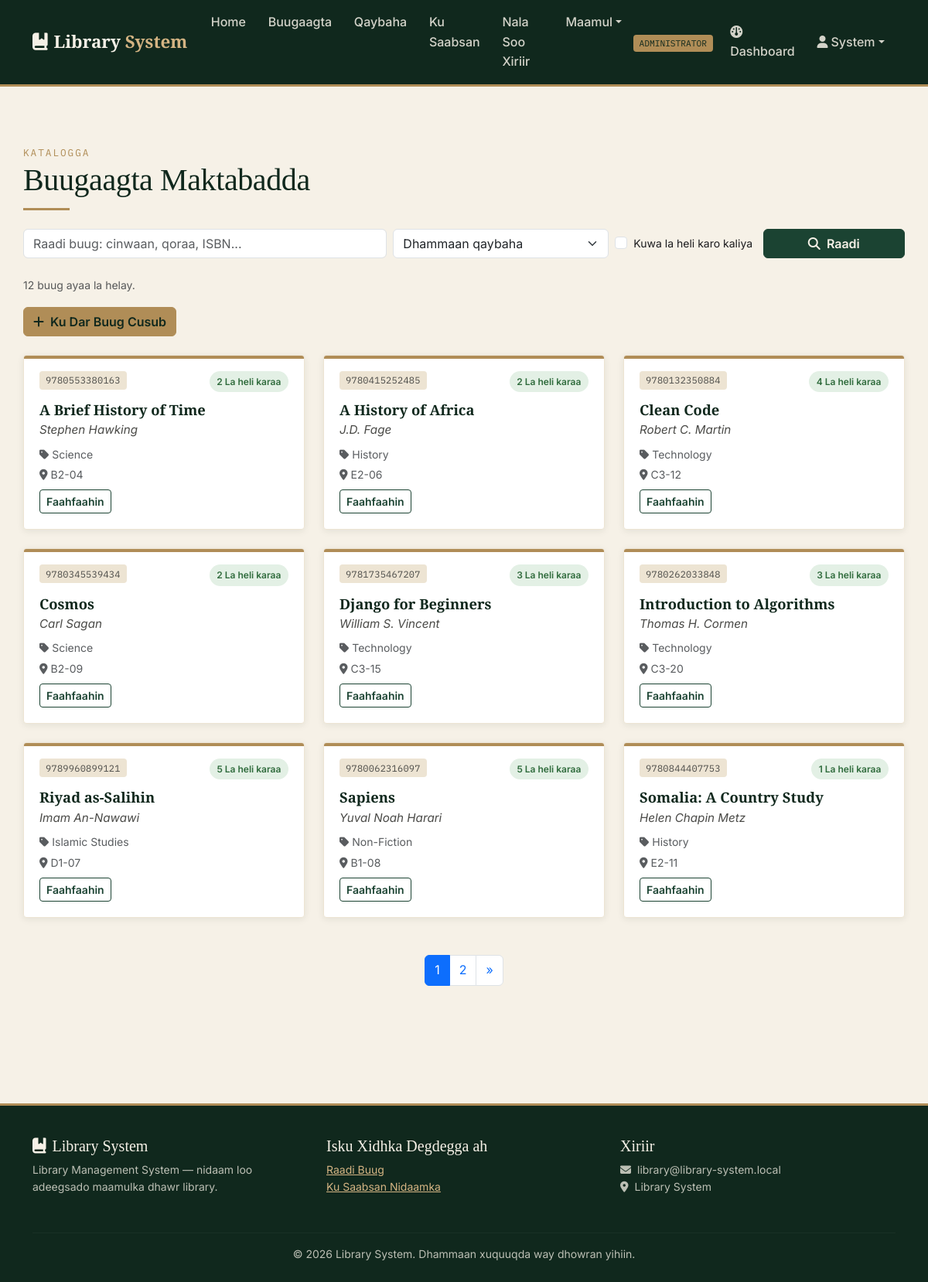
Page /catalog/books/ (signed in) on the committed database.
### accounts/models.py (models this page shows, shortened)
class User(AbstractUser):
    class Role(models.TextChoices):
        ADMIN = 'ADMIN', 'Administrator'
        LIBRARIAN = 'LIBRARIAN', 'Librarian'
        MEMBER = 'MEMBER', 'Member'
    library = models.ForeignKey(
        'core.Library', on_delete=models.PROTECT, null=True, blank=True, related_name='users',
        help_text="The library this user belongs to. Leave empty only for the system owner (superuser).",
    )
    role = models.CharField(max_length=10, choices=Role.choices, default=Role.MEMBER)
    phone = models.CharField(max_length=20, blank=True)
    profile_photo = models.ImageField(upload_to='profiles/', blank=True, null=True)
    class MembershipType(models.TextChoices):
        STUDENT = 'STUDENT', 'Student'
        STAFF = 'STAFF', 'Staff'
        PUBLIC = 'PUBLIC', 'Public'
    membership_type = models.CharField(
        max_length=10, choices=MembershipType.choices, default=MembershipType.STUDENT
    )
    class Status(models.TextChoices):
        ACTIVE = 'ACTIVE', 'Active'
        SUSPENDED = 'SUSPENDED', 'Suspended'
        EXPIRED = 'EXPIRED', 'Expired'
    status = models.CharField(max_length=10, choices=Status.choices, default=Status.ACTIVE)
    registration_date = models.DateField(auto_now_add=True)
    def is_admin(self):
        return self.role == self.Role.ADMIN

### catalog/models.py (models this page shows, shortened)
class Book(models.Model):
    library = models.ForeignKey('core.Library', on_delete=models.PROTECT, related_name='books')
    title = models.CharField(max_length=255)
    author = models.CharField(max_length=150)
    isbn = models.CharField("ISBN", max_length=20)
    category = models.ForeignKey(Category, on_delete=models.SET_NULL, null=True, blank=True, related_name='books')
    publisher = models.CharField(max_length=150, blank=True)
    year_published = models.PositiveIntegerField(null=True, blank=True)
    total_copies = models.PositiveIntegerField(default=1)
    available_copies = models.PositiveIntegerField(default=1)
    shelf_location = models.CharField(max_length=50, blank=True)
    cover_image = models.ImageField(upload_to='book_covers/', blank=True, null=True)
    date_added = models.DateTimeField(auto_now_add=True)
    class Meta:
        ordering = ['title']
        unique_together = [('library', 'isbn')]
    @property
    def is_available(self):
        return self.available_copies > 0

class Category(models.Model):
    library = models.ForeignKey('core.Library', on_delete=models.PROTECT, related_name='categories')
    name = models.CharField(max_length=100)
    description = models.TextField(blank=True)
    class Meta:
        verbose_name_plural = "Categories"
        ordering = ['name']
        unique_together = [('library', 'name')]
    def __str__(self):
        return self.name

### catalog/views.py (the view, shortened to what this page needs)
# urls.py: path('books/', views.book_list, name='book_list'),
def book_list(request):
    form = BookSearchForm(request.GET or None, user=request.user)
    books = scope(Book.objects.select_related('category'), request.user)
    books = books.order_by('title')
    paginator = Paginator(books, 9)
    page_obj = paginator.get_page(request.GET.get('page'))
    params = request.GET.copy()
    params.pop('page', None)
    return render(request, 'catalog/book_list.html', {
        'qs': params.urlencode(),
        'page_obj': page_obj,
        'form': form,
        'total_books': books.count(),
    })

### catalog/forms.py
class BookSearchForm(forms.Form):
    q = forms.CharField(required=False, label='', widget=forms.TextInput(
        attrs={'class': 'form-control', 'placeholder': 'Raadi buug: cinwaan, qoraa, ISBN...'}))
    category = forms.ModelChoiceField(
        queryset=Category.objects.all(), required=False, label='',
        widget=forms.Select(attrs={'class': 'form-select'}))
    available = forms.BooleanField(
        required=False, label='Kuwa la heli karo kaliya',
        widget=forms.CheckboxInput(attrs={'class': 'form-check-input'}))
    def __init__(self, *args, user=None, **kwargs):
        super().__init__(*args, **kwargs)
        self.fields['category'].empty_label = 'Dhammaan qaybaha'
        if user is not None:
            self.fields['category'].queryset = scope(Category.objects.all(), user)

### core/scoping.py (called while the page is built)
def scope(queryset, user, field='library'):
    if user.library_id:
        return queryset.filter(**{field: user.library_id})
    if user.is_superuser:
        return queryset
    return queryset.none()

### templates/catalog/book_list.html (shortened to what this page needs)
{% extends "base.html" %}
{% block content %}
<div class="container section-pad">
  <span class="section-eyebrow">Katalogga</span>
  <h1>Buugaagta Maktabadda</h1>
  <div class="divider-brass"></div>
  <form method="get" class="row g-2 mb-4">
    <div class="col-md-5">{{ form.q }}</div>
    <div class="col-md-3">{{ form.category }}</div>
    <div class="col-md-2 d-flex align-items-center">
      <div class="form-check">{{ form.available }} <label class="form-check-label small" for="{{ form.available.id_for_label }}">{{ form.available.label }}</label></div>
    </div>
    <div class="col-md-2">
      <button type="submit" class="btn btn-ink w-100"><i class="fa-solid fa-magnifying-glass me-1"></i> Raadi</button>
    </div>
  </form>
  <p class="text-muted small">{{ total_books }} buug ayaa la helay.</p>
  {% if user.is_authenticated %}{% if user.is_admin or user.is_librarian %}
  <a href="{% url 'catalog:book_create' %}" class="btn btn-brass mb-4"><i class="fa-solid fa-plus me-1"></i> Ku Dar Buug Cusub</a>
  {% endif %}{% endif %}
  <div class="row g-4">
    {% for book in page_obj %}
    <div class="col-md-4">
      <div class="catalog-card h-100">
        <div class="card-body">
          <div class="d-flex justify-content-between align-items-start mb-2">
            <span class="isbn-tag mono">{{ book.isbn }}</span>
            {% if book.is_available %}
              <span class="avail-pill avail-yes">{{ book.available_copies }} La heli karaa</span>
            {% else %}
              <span class="avail-pill avail-no">La qaatay dhamaan</span>
            {% endif %}
          </div>
          <div class="book-title">{{ book.title }}</div>
          <div class="book-author">{{ book.author }}</div>
          <p class="small text-muted mt-2 mb-1"><i class="fa-solid fa-tag me-1"></i>{{ book.category.name|default:"Aan qaybaysneyn" }}</p>
          <p class="small text-muted mb-2"><i class="fa-solid fa-location-dot me-1"></i>{{ book.shelf_location|default:"—" }}</p>
          <a href="{% url 'catalog:book_detail' book.pk %}" class="btn btn-outline-ink btn-sm">Faahfaahin</a>
        </div>
      </div>
    </div>
    {% empty %}
    <div class="col-12">
      <p class="text-muted">Wax buugaag ah lama helin.</p>
    </div>
    {% endfor %}
  </div>
  {% if page_obj.has_other_pages %}
  <nav class="mt-5">
    <ul class="pagination justify-content-center">
      {% for num in page_obj.paginator.page_range %}
      <li class="page-item {% if num == page_obj.number %}active{% endif %}"><a class="page-link" href="?{% if qs %}{{ qs }}&amp;{% endif %}page={{ num }}">{{ num }}</a></li>
      {% endfor %}
      {% if page_obj.has_next %}
      <li class="page-item"><a class="page-link" href="?{% if qs %}{{ qs }}&amp;{% endif %}page={{ page_obj.next_page_number }}">&raquo;</a></li>
      {% endif %}
    </ul>
  </nav>
  {% endif %}
</div>
{% endblock %}

### templates/base.html (shortened to what this page needs)
{% load static %}
<!DOCTYPE html>
<html lang="so">
<head>
<link href="https://cdn.jsdelivr.net/npm/bootstrap@5.3.3/dist/css/bootstrap.min.css" rel="stylesheet">
<link href="https://cdnjs.cloudflare.com/ajax/libs/font-awesome/6.5.1/css/all.min.css" rel="stylesheet">
</head>
<body>
<nav class="navbar navbar-expand-lg navbar-lms sticky-top">
  <div class="container">
    <a class="navbar-brand" href="{% url 'core:home' %}"><i class="fa-solid fa-book-bookmark me-2"></i>Library <span>System</span></a>
    <div class="collapse navbar-collapse" id="navMain">
      <ul class="navbar-nav me-auto mb-2 mb-lg-0">
        {% if user.is_authenticated %}
          <li class="nav-item"><a class="nav-link" href="{% url 'core:home' %}">Home</a></li>
          <li class="nav-item"><a class="nav-link" href="{% url 'catalog:book_list' %}">Buugaagta</a></li>
          <li class="nav-item"><a class="nav-link" href="{% url 'catalog:category_list' %}">Qaybaha</a></li>
          <li class="nav-item"><a class="nav-link" href="{% url 'core:about' %}">Ku Saabsan</a></li>
          <li class="nav-item"><a class="nav-link" href="{% url 'core:contact' %}">Nala Soo Xiriir</a></li>
          {% if user.is_admin or user.is_librarian or user.is_superuser %}
          <li class="nav-item dropdown">
            <a class="nav-link dropdown-toggle" href="#" role="button" data-bs-toggle="dropdown" aria-expanded="false">Maamul</a>
          </li>
          {% endif %}
        {% endif %}
      </ul>
      <ul class="navbar-nav align-items-lg-center">
        {% if user.is_authenticated %}
          <li class="nav-item me-2"><span class="badge-role">{{ user.get_role_display }}</span></li>
          <li class="nav-item"><a class="nav-link" href="{% url 'core:dashboard' %}"><i class="fa-solid fa-gauge me-1"></i>Dashboard</a></li>
          <li class="nav-item dropdown">
            <a class="nav-link dropdown-toggle" href="#" role="button" data-bs-toggle="dropdown" aria-expanded="false"><i class="fa-solid fa-user me-1"></i>{{ user.first_name|default:user.username }}</a>
          </li>
        {% else %}
          <li class="nav-item"><a class="nav-link" href="{% url 'accounts:login' %}">Log in</a></li>
          <li class="nav-item">
            <a class="btn btn-brass btn-sm ms-lg-2" href="{% url 'accounts:register' %}">Isdiiwaangeli</a>
          </li>
        {% endif %}
      </ul>
    </div>
  </div>
</nav>
<main>
{% block content %}{% endblock %}
</main>
<footer class="footer-lms">
  <div class="container">
    <div class="row">
      <div class="col-md-4 mb-3">
        <h5><i class="fa-solid fa-book-bookmark me-2"></i>Library System</h5>
        <p class="small">Library Management System — nidaam loo adeegsado maamulka dhawr library.</p>
      </div>
      <div class="col-md-4 mb-3">
        <h5>Isku Xidhka Degdegga ah</h5>
        <ul class="list-unstyled small">
          {% if user.is_authenticated %}
          <li><a href="{% url 'catalog:book_list' %}">Raadi Buug</a></li>
          <li><a href="{% url 'core:about' %}">Ku Saabsan Nidaamka</a></li>
          {% else %}
          <li><a href="{% url 'accounts:login' %}">Log in</a></li>
          <li><a href="{% url 'accounts:register' %}">Isdiiwaangeli</a></li>
          {% endif %}
        </ul>
      </div>
      <div class="col-md-4 mb-3">
        <h5>Xiriir</h5>
        <p class="small mb-0"><i class="fa-solid fa-envelope me-2"></i>library@library-system.local</p>
        <p class="small"><i class="fa-solid fa-location-dot me-2"></i>Library System</p>
      </div>
    </div>
    <hr style="border-color: rgba(246,241,231,0.15);">
    <p class="small text-center mb-0">&copy; {% now "Y" %} Library System. Dhammaan xuquuqda way dhowran yihiin.</p>
  </div>
</footer>
</body>
</html>

### templates/base.html (style rules this page uses)
:root { --ink-green: #1B4332; --ink-green-dark: #10281D; --sage: #84A98C; --parchment: #F6F1E7; --parchment-deep: #EDE4D3; --brass: #B08D57; --brass-light: #D4B483; --ink: #1C1C1E; --ink-soft: #4A4A47; --danger: #9B2C2C; --ok: #2F6B3C; --radius: 4px; --shadow-card: 0 2px 10px rgba(16, 40, 29, 0.08); --shadow-lift: 0 10px 30px rgba(16, 40, 29, 0.18); }
* { box-sizing: border-box; }
body { background: var(--parchment); color: var(--ink); font-family: 'Inter', -apple-system, sans-serif; font-size: 16px; line-height: 1.6; }
h1, h2, h3, h4, .display-font { font-family: 'Playfair Display', Georgia, serif; color: var(--ink-green-dark); letter-spacing: -0.01em; }
.mono, .call-number, .isbn-tag { font-family: 'IBM Plex Mono', monospace; letter-spacing: 0.02em; }
a { color: var(--ink-green); }
.navbar-lms { background: var(--ink-green-dark); border-bottom: 3px solid var(--brass); }
.navbar-lms .navbar-brand { font-family: 'Playfair Display', serif; font-weight: 700; color: var(--parchment) !important; font-size: 1.4rem; }
.navbar-lms .navbar-brand span { color: var(--brass-light); }
.navbar-lms .nav-link { color: rgba(246, 241, 231, 0.85) !important; font-weight: 500; padding: 0.5rem 0.9rem !important; }
.badge-role { background: var(--brass); color: var(--ink-green-dark); font-family: 'IBM Plex Mono', monospace; font-size: 0.7rem; padding: 0.25rem 0.5rem; border-radius: var(--radius); text-transform: uppercase; }
.btn-brass { background: var(--brass); border-color: var(--brass); color: var(--ink-green-dark); font-weight: 600; }
.btn-ink { background: var(--ink-green); border-color: var(--ink-green); color: var(--parchment); font-weight: 600; }
.btn-outline-ink { border-color: var(--ink-green); color: var(--ink-green); font-weight: 600; }
.catalog-card { background: #fff; border: 1px solid var(--parchment-deep); border-radius: var(--radius); box-shadow: var(--shadow-card); transition: transform 0.15s ease, box-shadow 0.15s ease; position: relative; overflow: hidden; }
.catalog-card::before { content: ""; position: absolute; top: 0; left: 0; right: 0; height: 4px; background: var(--brass); }
.catalog-card .card-body { padding: 1.25rem; }
.catalog-card .book-title { font-family: 'Playfair Display', serif; font-weight: 700; font-size: 1.15rem; color: var(--ink-green-dark); }
.catalog-card .book-author { color: var(--ink-soft); font-style: italic; font-size: 0.95rem; }
.isbn-tag { display: inline-block; background: var(--parchment-deep); color: var(--ink-soft); padding: 0.15rem 0.5rem; border-radius: var(--radius); font-size: 0.75rem; }
.avail-pill { font-size: 0.75rem; font-weight: 600; padding: 0.25rem 0.6rem; border-radius: 999px; }
.avail-yes { background: #E3F0E5; color: var(--ok); }
.section-eyebrow { font-family: 'IBM Plex Mono', monospace; color: var(--brass); text-transform: uppercase; letter-spacing: 0.15em; font-size: 0.8rem; }
.section-pad { padding: 4.5rem 0; }
.divider-brass { width: 60px; height: 3px; background: var(--brass); margin: 0.75rem 0 1.5rem; }
footer.footer-lms { background: var(--ink-green-dark); color: rgba(246, 241, 231, 0.75); padding: 2.5rem 0 1.5rem; margin-top: 4rem; border-top: 3px solid var(--brass); }
footer.footer-lms a { color: var(--brass-light); }
footer.footer-lms h5 { color: var(--parchment); font-family: 'Playfair Display', serif; }

### rows in the picture
User: role "ADMINISTRATOR", first_name "System"
Book: isbn "9780553380163", available_copies "2", title "A Brief History of Time", author "Stephen Hawking", category.name "Science", shelf_location "B2-04"
Book: isbn "9780415252485", available_copies "2", title "A History of Africa", author "J.D. Fage", category.name "History", shelf_location "E2-06"
Book: isbn "9780132350884", available_copies "4", title "Clean Code", author "Robert C. Martin", category.name "Technology", shelf_location "C3-12"
Book: isbn "9780345539434", available_copies "2", title "Cosmos", author "Carl Sagan", category.name "Science", shelf_location "B2-09"
Book: isbn "9781735467207", available_copies "3", title "Django for Beginners", author "William S. Vincent", category.name "Technology", shelf_location "C3-15"
Book: isbn "9780262033848", available_copies "3", title "Introduction to Algorithms", author "Thomas H. Cormen", category.name "Technology", shelf_location "C3-20"
Book: isbn "9789960899121", available_copies "5", title "Riyad as-Salihin", author "Imam An-Nawawi", category.name "Islamic Studies", shelf_location "D1-07"
Book: isbn "9780062316097", available_copies "5", title "Sapiens", author "Yuval Noah Harari", category.name "Non-Fiction", shelf_location "B1-08"
Book: isbn "9780844407753", available_copies "1", title "Somalia: A Country Study", author "Helen Chapin Metz", category.name "History", shelf_location "E2-11"

### other values in the picture
{{ total_books }} "12"
{{ num }} "1" "2"
